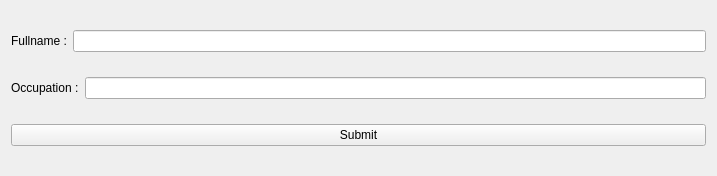
<?xml version="1.0" encoding="UTF-8"?>
<ui version="4.0">
 <class>Widget</class>
 <widget class="QWidget" name="Widget">
  <property name="geometry">
   <rect>
    <x>0</x>
    <y>0</y>
    <width>717</width>
    <height>176</height>
   </rect>
  </property>
  <property name="windowTitle">
   <string>Form</string>
  </property>
  <layout class="QVBoxLayout" name="verticalLayout">
   <item>
    <layout class="QHBoxLayout" name="horizontalLayout">
     <item>
      <widget class="QLabel" name="label">
       <property name="text">
        <string>Fullname :</string>
       </property>
      </widget>
     </item>
     <item>
      <widget class="QLineEdit" name="full_name_line_edit"/>
     </item>
    </layout>
   </item>
   <item>
    <layout class="QHBoxLayout" name="horizontalLayout_2">
     <item>
      <widget class="QLabel" name="label_2">
       <property name="text">
        <string>Occupation :</string>
       </property>
      </widget>
     </item>
     <item>
      <widget class="QLineEdit" name="occupation_line_edit"/>
     </item>
    </layout>
   </item>
   <item>
    <widget class="QPushButton" name="submit_button">
     <property name="text">
      <string>Submit</string>
     </property>
    </widget>
   </item>
  </layout>
 </widget>
 <resources/>
 <connections/>
</ui>
